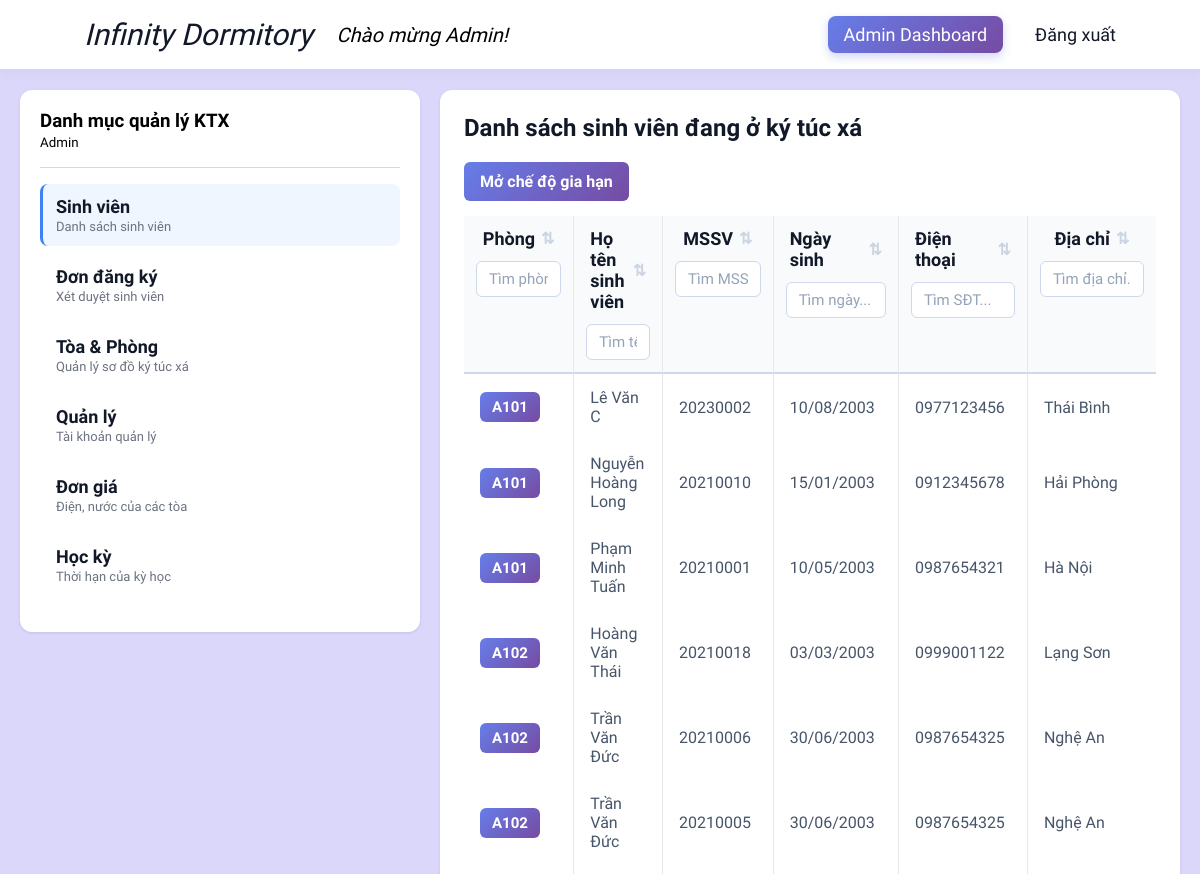
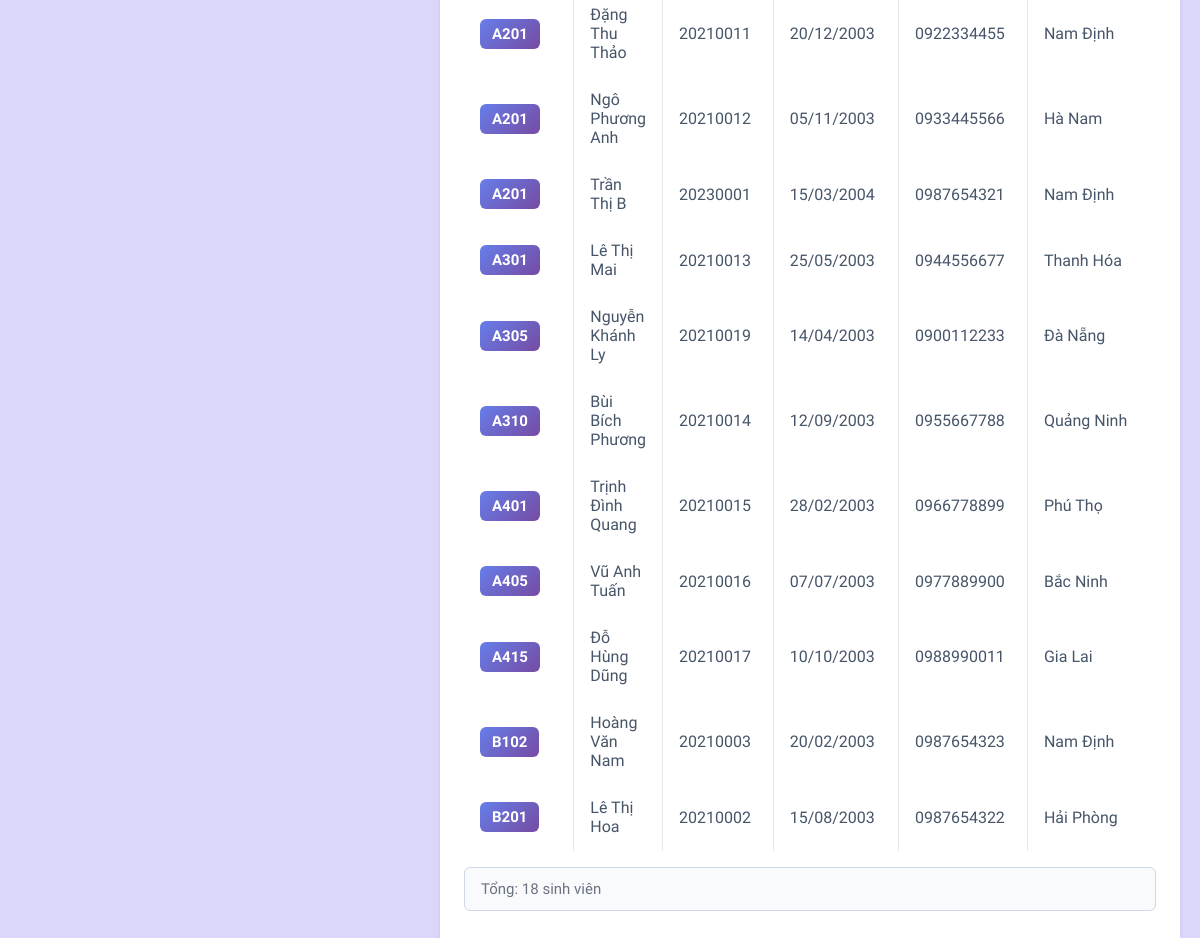
Page /admin/dashboard.php (signed in) on the committed database (2 pictures, top to bottom).
### tables this page shows
CREATE TABLE STUDENT
(
    STD_ID VARCHAR(20) NOT NULL PRIMARY KEY,
    STD_NAME VARCHAR(100) NOT NULL,
    STD_DOB DATETIME NOT NULL,
    STD_GD ENUM('Nam', 'Nữ') NOT NULL,
    STD_PHONE VARCHAR(20),
    STD_ADR VARCHAR(200) NOT NULL,
    STD_IMG VARCHAR(255),
    IS_ACTIVE BOOLEAN DEFAULT TRUE,
    USER_ID INT NOT NULL,
    FOREIGN KEY (USER_ID) REFERENCES USERS(USER_ID)
);

### admin/views/students.php (the view, shortened to what this page needs)
<?php
require_once __DIR__ . '/../../database_connection.php';
$students = [];
try
{
    if ($conn) {
        mysqli_set_charset($conn, "utf8mb4");
        $nextSemRes = mysqli_query($conn, "SELECT SEM_ID FROM SEMESTER WHERE SEM_STATUS = 'Upcoming' LIMIT 1");
        $nextSemRow = mysqli_fetch_assoc($nextSemRes);
        $nextSemId = $nextSemRow ? $nextSemRow['SEM_ID'] : 'NONE';
        $studentQuery = "SELECT DISTINCT
                              s.*,
                              c.ROOM_ID,
                              c.BLOCK_ID,
                              sem.STARTDATE,
                              (SELECT COUNT(*) FROM CONTRACT c2
                              WHERE c2.STD_ID = s.STD_ID
                              AND c2.SEM_ID = '$nextSemId'
                              AND c2.STATUS = 'Upcoming') as is_renewed
                          FROM STUDENT s
                          INNER JOIN CONTRACT c ON s.STD_ID = c.STD_ID
                          INNER JOIN SEMESTER sem ON c.SEM_ID = sem.SEM_ID
                          WHERE sem.SEM_STATUS = 'Active'
                            AND c.STATUS = 'Active'
                            AND s.IS_ACTIVE = 1
                          ORDER BY c.BLOCK_ID, c.ROOM_ID, s.STD_NAME";
        $stmt = mysqli_prepare($conn, $studentQuery);
        mysqli_stmt_execute($stmt);
        $result = mysqli_stmt_get_result($stmt);
        if ($result) {
            while ($row = mysqli_fetch_assoc($result)) {
                $students[] = $row;
            }
        }
    }
}
catch (Exception $e) {
  $studentError = $e->getMessage();
}
?>
<h2>Danh sách sinh viên đang ở ký túc xá</h2>
<?php if (isset($studentError)): ?>
  <div class="alert alert-error">Lỗi: <?= htmlspecialchars($studentError) ?></div>
<?php elseif (empty($students)): ?>
  <div class="alert alert-info">Chưa có sinh viên nào trong hệ thống.</div>
<?php else: ?>
  <div class="table-controls" style="margin-bottom: 15px; display: flex; gap: 10px; align-items: center;">
      <button type="button" class="btn btn-primary" id="btnToggleEditRenewal" onclick="StudentAdmin.toggleRenewalMode()">
          Mở chế độ gia hạn
      </button>
  </div>
  <div class="student-table-wrapper">
    <table class="table student-table" id="studentTable">
      <thead>
        <tr>
          <th style="width: 130px">
            <div class="th-content" data-col="0">
              <span>Phòng</span>
              <span class="sort-icon">⇅</span>
            </div>
            <input type="text" class="col-search" data-col="0" placeholder="Tìm phòng...">
          </th>
          <th>
            <div class="th-content" data-col="1">
              <span>Họ tên sinh viên</span>
              <span class="sort-icon">⇅</span>
            </div>
            <input type="text" class="col-search" data-col="1" placeholder="Tìm tên...">
          </th>
          <th style="width: 130px">
            <div class="th-content" data-col="2">
              <span>MSSV</span>
              <span class="sort-icon">⇅</span>
            </div>
            <input type="text" class="col-search" data-col="2" placeholder="Tìm MSSV...">
          </th>
          <th style="width: 150px">
            <div class="th-content" data-col="3">
              <span>Ngày sinh</span>
              <span class="sort-icon">⇅</span>
            </div>
            <input type="text" class="col-search" data-col="3" placeholder="Tìm ngày...">
          </th>
          <th style="width: 150px">
            <div class="th-content" data-col="4">
              <span>Điện thoại</span>
              <span class="sort-icon">⇅</span>
            </div>
            <input type="text" class="col-search" data-col="4" placeholder="Tìm SĐT...">
          </th>
          <th style="width: 300px">
            <div class="th-content" data-col="5">
              <span>Địa chỉ</span>
              <span class="sort-icon">⇅</span>
            </div>
            <input type="text" class="col-search" data-col="5" placeholder="Tìm địa chỉ...">
          </th>
        </tr>
      </thead>
      <tbody>
        <?php foreach ($students as $s): ?>
        <tr class="student-row"
            data-id="<?= htmlspecialchars($s['STD_ID']) ?>"
            data-room="<?= htmlspecialchars($s['ROOM_ID']) ?>"
            style="cursor: pointer;">
          <td>
              <span class="room-badge">
                  <?= $s['ROOM_ID'] ? htmlspecialchars($s['BLOCK_ID'] . $s['ROOM_ID']) : 'Chưa xếp' ?>
              </span>
          </td>
          <td><?= htmlspecialchars($s['STD_NAME']) ?></td>
          <td><?= htmlspecialchars($s['STD_ID']) ?></td>
          <td><?= date('d/m/Y', strtotime($s['STD_DOB'])) ?></td>
          <td><?= htmlspecialchars($s['STD_PHONE']) ?></td>
          <td><?= htmlspecialchars($s['STD_ADR']) ?></td>
        </tr>
        <?php endforeach; ?>
      </tbody>
    </table>
  </div>
  <div class="table-info">Tổng: <?= count($students) ?> sinh viên</div>
<?php endif; ?>

### css/public.css (style rules this page uses)
:root { --cl: linear-gradient(135deg, #667eea 0%, #764ba2 100%); --hov: linear-gradient(135deg,rgba(77, 102, 214, 1) 0%, rgba(100, 52, 148, 1) 100%); --purple: #764ba2; --primary: #3b82f6; --primary-dark: #2563eb; --danger: #ef4444; --danger-dark: #991100; --success: #10b981; --bg-gray: #f7f9fc; --border: #ced8ea; --text: #111827; --text-muted: #6b7280; }
* { box-sizing: border-box; margin: 0; padding: 0; }
body { font-family: 'Google Sans', sans-serif; }
input { font-family: 'Google Sans'; }
.content-area h2 { font-weight: 700; margin-bottom: 20px; color: var(--text); }
.btn { font-family: 'Google Sans'; padding: 10px 16px; border: none; border-radius: 6px; font-size: 16px; font-weight: 600; cursor: pointer; transition: all 0.2s; color: white; background: var(--cl); }
table { width: 100%; border-collapse: collapse; background: white; border-radius: 8px; box-shadow: 0 1px 3px rgba(0, 0, 0, 0.1); }
table th { background: #f9fafb; padding: 12px; text-align: left; font-weight: 600; font-size: 14px; color: var(--text); border-bottom: 2px solid var(--border); }

### admin/css/admin.css (style rules this page uses)
.student-table-wrapper { max-height: 70vh; overflow-y: auto; position: relative; }
.student-table thead th { position: sticky; top: 0; z-index: 100; background-color: #f8fafc; border-bottom: 2px solid var(--border); }
.student-table { border-collapse: separate; border-spacing: 0; }
.student-table th, .student-table td { border-right: 1px solid #e5e7eb; }
.student-table th:last-child, .student-table td:last-child { border-right: none; }
.student-table th { background: #f8fafc; padding: 0; border-bottom: 2px solid var(--border); vertical-align: top; }
.student-table th .th-content { display: flex; align-items: center; justify-content: center; padding: 12px 16px; cursor: pointer; user-select: none; transition: background 0.2s; font-weight: 600; font-size: 18px; color: var(--text); }
.student-table .sort-icon { color: #cbd5e1; font-size: 16px; margin-left: 6px; transition: color 0.2s; }
.student-table .col-search { width: calc(100% - 24px); margin: 0 12px 12px; padding: 8px 12px; border: 1px solid var(--border); border-radius: 6px; font-size: 15px; transition: all 0.2s; }
.student-table .col-search::placeholder { color: #94a3b8; }
.student-table tbody tr { border-bottom: 1px solid #f1f5f9; transition: background 0.15s; }
.student-table tbody td { padding: 14px 16px; color: #475569; font-size: 16px; }
.room-badge { display: inline-block; padding: 6px 12px; background: linear-gradient(135deg, #667eea 0%, #764ba2 100%); color: white; border-radius: 6px; font-weight: 600; font-size: 15px; }
.table-info { margin-top: 16px; padding: 12px 16px; background: #f8fafc; border-radius: 6px; color: var(--text-muted); font-size: 15px; border: 1px solid var(--border); }

### rows in the picture
student: ROOM_ID "A101", STD_NAME "Lê Văn C", STD_ID "20230002", STD_DOB "10/08/2003", STD_PHONE "0977123456", STD_ADR "Thái Bình"
student: ROOM_ID "A101", STD_NAME "Nguyễn Hoàng Long", STD_ID "20210010", STD_DOB "15/01/2003", STD_PHONE "0912345678", STD_ADR "Hải Phòng"
student: ROOM_ID "A101", STD_NAME "Phạm Minh Tuấn", STD_ID "20210001", STD_DOB "10/05/2003", STD_PHONE "0987654321", STD_ADR "Hà Nội"
student: ROOM_ID "A102", STD_NAME "Hoàng Văn Thái", STD_ID "20210018", STD_DOB "03/03/2003", STD_PHONE "0999001122", STD_ADR "Lạng Sơn"
student: ROOM_ID "A102", STD_NAME "Trần Văn Đức", STD_ID "20210006", STD_DOB "30/06/2003", STD_PHONE "0987654325", STD_ADR "Nghệ An"
student: ROOM_ID "A102", STD_NAME "Trần Văn Đức", STD_ID "20210005", STD_DOB "30/06/2003", STD_PHONE "0987654325", STD_ADR "Nghệ An"
student: ROOM_ID "A201", STD_NAME "Đặng Thu Thảo", STD_ID "20210011", STD_DOB "20/12/2003", STD_PHONE "0922334455", STD_ADR "Nam Định"
student: ROOM_ID "A201", STD_NAME "Ngô Phương Anh", STD_ID "20210012", STD_DOB "05/11/2003", STD_PHONE "0933445566", STD_ADR "Hà Nam"
student: ROOM_ID "A201", STD_NAME "Trần Thị B", STD_ID "20230001", STD_DOB "15/03/2004", STD_PHONE "0987654321", STD_ADR "Nam Định"
student: ROOM_ID "A301", STD_NAME "Lê Thị Mai", STD_ID "20210013", STD_DOB "25/05/2003", STD_PHONE "0944556677", STD_ADR "Thanh Hóa"
student: ROOM_ID "A305", STD_NAME "Nguyễn Khánh Ly", STD_ID "20210019", STD_DOB "14/04/2003", STD_PHONE "0900112233", STD_ADR "Đà Nẵng"
student: ROOM_ID "A310", STD_NAME "Bùi Bích Phương", STD_ID "20210014", STD_DOB "12/09/2003", STD_PHONE "0955667788", STD_ADR "Quảng Ninh"
student: ROOM_ID "A401", STD_NAME "Trịnh Đình Quang", STD_ID "20210015", STD_DOB "28/02/2003", STD_PHONE "0966778899", STD_ADR "Phú Thọ"
student: ROOM_ID "A405", STD_NAME "Vũ Anh Tuấn", STD_ID "20210016", STD_DOB "07/07/2003", STD_PHONE "0977889900", STD_ADR "Bắc Ninh"
student: ROOM_ID "A415", STD_NAME "Đỗ Hùng Dũng", STD_ID "20210017", STD_DOB "10/10/2003", STD_PHONE "0988990011", STD_ADR "Gia Lai"
student: ROOM_ID "B102", STD_NAME "Hoàng Văn Nam", STD_ID "20210003", STD_DOB "20/02/2003", STD_PHONE "0987654323", STD_ADR "Nam Định"
student: ROOM_ID "B201", STD_NAME "Lê Thị Hoa", STD_ID "20210002", STD_DOB "15/08/2003", STD_PHONE "0987654322", STD_ADR "Hải Phòng"

### other values in the picture
$_SESSION['name'] "Admin"
$item['title'] "Sinh viên"
$item['desc'] "Danh sách sinh viên"
$item['title'] "Đơn đăng ký"
$item['desc'] "Xét duyệt sinh viên"
$item['title'] "Tòa & Phòng"
$item['desc'] "Quản lý sơ đồ ký túc xá"
$item['title'] "Quản lý"
$item['desc'] "Tài khoản quản lý"
$item['title'] "Đơn giá"
$item['desc'] "Điện, nước của các tòa"
$item['title'] "Học kỳ"
$item['desc'] "Thời hạn của kỳ học"
count($students) "18"
